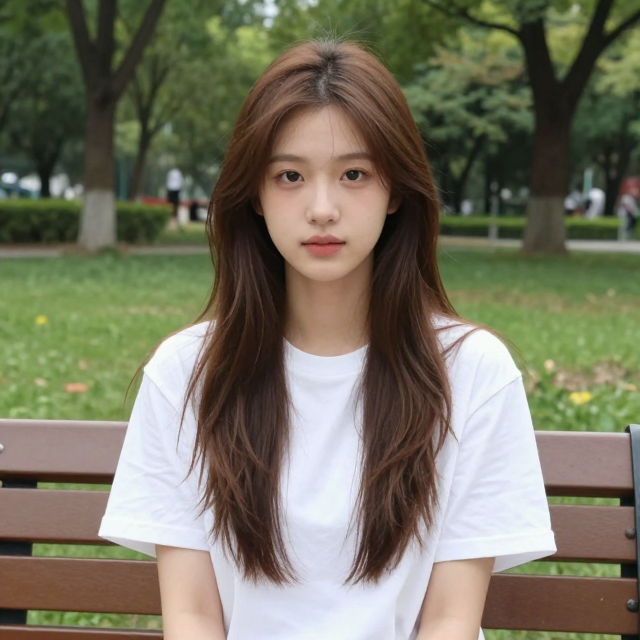
#> input picture data/char_pixel_samples/_source.png, 640 x 640 px
$ python -i refnorm.py   (imports and definitions only)
#> lines starting #> are read from the running program, lines starting #| are printed output that depends on the picture; after the words box and inside, x2 and y2 are one past the last pixel; in counts of white or black regions, pixels touching at a corner belong together
#> further down, picture is the input picture: PIL image 640x640 RGB; mean R, G, B 119.4, 116.8, 97.7
"""参考图规范化（移植自 h3-character-studio 的 normalize-master 流程）。

为什么需要：参考图来自各处——截图、相机照片、别的工具导出——画幅、留白、
主体位置全不一样。直接送进编辑底座会有两个问题：

1. 模型按参考图构图：主体在画面角落，生成结果也偏向角落；主体顶天立地，
   生成时容易裁头裁脚。
2. 同一角色换参考图重跑，画幅变了，输出尺寸和构图跟着漂。

规范化做三件事：裁到主体包围盒 → 铺到方形画布（边长 16 对齐）→ 主体底部
对齐到统一基线。之后所有参考图共享同一套几何，重跑结果才可比。
"""
from __future__ import annotations

from typing import Any, Dict, Tuple

import numpy as np
from PIL import Image


def _subject_box(img: Image.Image, tol: int = 24) -> Tuple[int, int, int, int]:
    """主体包围盒：有 alpha 用 alpha；没有就按四角底色做颜色键。

    与 matte 的连通域洪泛不同，这里只需要包围盒，不需要精确掩码——
    便宜很多，也足够支撑裁切与对齐。
    """
#> called with tol = 24
    rgba = img.convert("RGBA")
    arr = np.asarray(rgba)
    alpha = arr[:, :, 3]
#> alpha: shape (640, 640); every value is 255
    if (alpha < 8).any():
        kept = alpha >= 8
        if kept.any():
            ys, xs = np.where(kept)
            return int(xs.min()), int(ys.min()), int(xs.max()) + 1, int(ys.max()) + 1
    # 无透明：四角取底色，颜色距离超过容差的算主体
    h, w = arr.shape[:2]
#> h = 640; w = 640
    corners = np.array([arr[0, 0, :3], arr[0, w - 1, :3],
                        arr[h - 1, 0, :3], arr[h - 1, w - 1, :3]], dtype=np.int16)
#> corners = [[44, 61, 38], [86, 101, 59], [101, 59, 37], [16, 23, 24]]
    bg = np.median(corners, axis=0)
#> bg = [65, 60, 37.5]
    dist = np.abs(arr[:, :, :3].astype(np.int16) - bg).sum(axis=2)
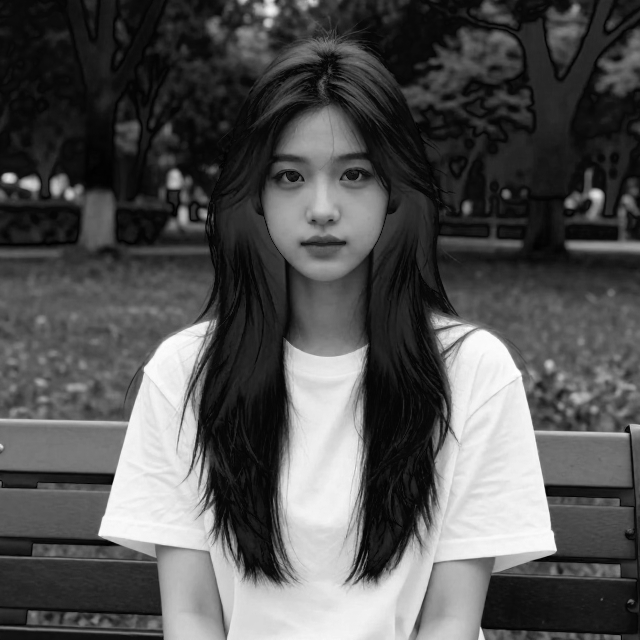
#> dist: shape (640, 640) float64; min 2.5, max 594.5, mean 196.5; drawn with min black and max white
    mask = dist > tol
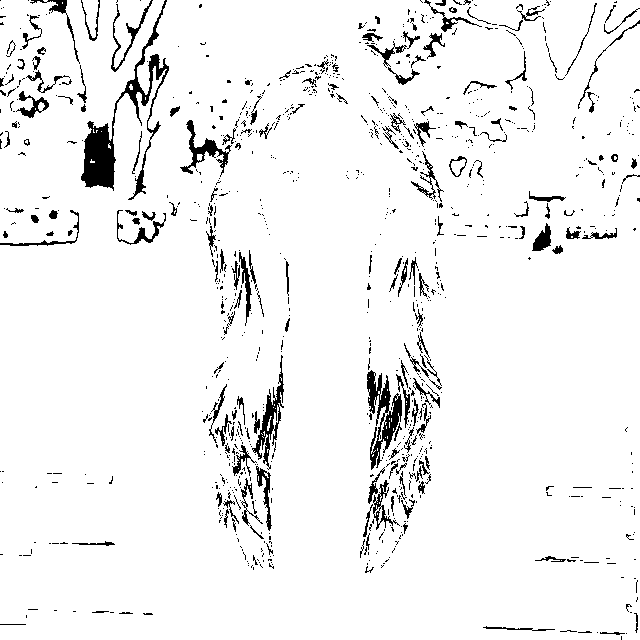
#> mask: shape (640, 640) bool; 94.5% white; 1025 black regions (844 under 20 px), largest, box (x1, y1, x2, y2) and area: (81, 0, 169, 200) 3135, (367, 370, 402, 470) 1445, (252, 355, 284, 470) 910
    if not mask.any():
        return 0, 0, w, h
    ys, xs = np.where(mask)
    return int(xs.min()), int(ys.min()), int(xs.max()) + 1, int(ys.max()) + 1


def normalize_ref(
    img: Image.Image,
    *,
    tolerance: int = 24,
    pad_ratio: float = 0.06,
    baseline: float = 0.94,
    size: int = 0,
) -> Tuple[Image.Image, Dict[str, Any]]:
    """裁主体 → 方形画布 → 底部对齐基线。

    pad_ratio：主体四周留白占比（相对画布边长）。
    baseline：主体底部落在画布的哪个高度比例（0.94 = 底部留 6%）。
    size：目标边长；0 = 按主体自动取（最长边 / (1-2*pad) 向上取整到 16）。
    背景：能读到统一底色就填底色（编辑底座转 RGB 时透明会变黑，不能留透明），
    否则填中性灰 #808080（与生成默认底色一致，见 backdrop.py）。
    """
    rgba = img.convert("RGBA")
    x0, y0, x1, y1 = _subject_box(rgba, tol=tolerance)
#> x0 = 0; y0 = 0; x1 = 640; y1 = 640
    subject = rgba.crop((x0, y0, x1, y1))
    sw, sh = subject.size
#> sw = 640; sh = 640
    if sw < 1 or sh < 1:
        raise ValueError("参考图里没有可识别的主体（整幅都被判为背景）")

    side = int(size) if size else int(np.ceil(max(sw, sh) / max(0.2, 1 - 2 * pad_ratio)))
#> side = 728
    side = max(64, (side + 15) // 16 * 16)
#> side = 736
    inner = side * (1 - 2 * pad_ratio)
#> inner = 647.7
    scale = min(inner / sw, inner / sh)
#> scale = 1.01
    nw, nh = max(1, int(round(sw * scale))), max(1, int(round(sh * scale)))
#> nw = 648; nh = 648
    scaled = subject.resize((nw, nh), Image.LANCZOS)

    # 背景判定：原始四角是否一致（差值 <12 视为统一底色）
    src = np.asarray(rgba)
    h_, w_ = src.shape[:2]
#> h_ = 640; w_ = 640
    cs = np.array([src[0, 0, :3], src[0, w_ - 1, :3],
                   src[h_ - 1, 0, :3], src[h_ - 1, w_ - 1, :3]], dtype=np.int16)
#> cs has the same summary as corners in _subject_box
    uniform = bool(np.abs(cs - np.median(cs, axis=0)).max() <= 12)
#> uniform = False
    bg = tuple(int(v) for v in np.median(cs, axis=0)) if uniform else (128, 128, 128)
#> bg = (128, 128, 128)

    canvas = Image.new("RGBA", (side, side), (*bg, 255))
    # 水平居中；底部对齐到 baseline（主体底边落在 side*baseline）
    x = (side - nw) // 2
#> x = 44
    y = max(0, int(round(side * baseline)) - nh)
#> y = 44
    canvas.alpha_composite(scaled, (x, y))
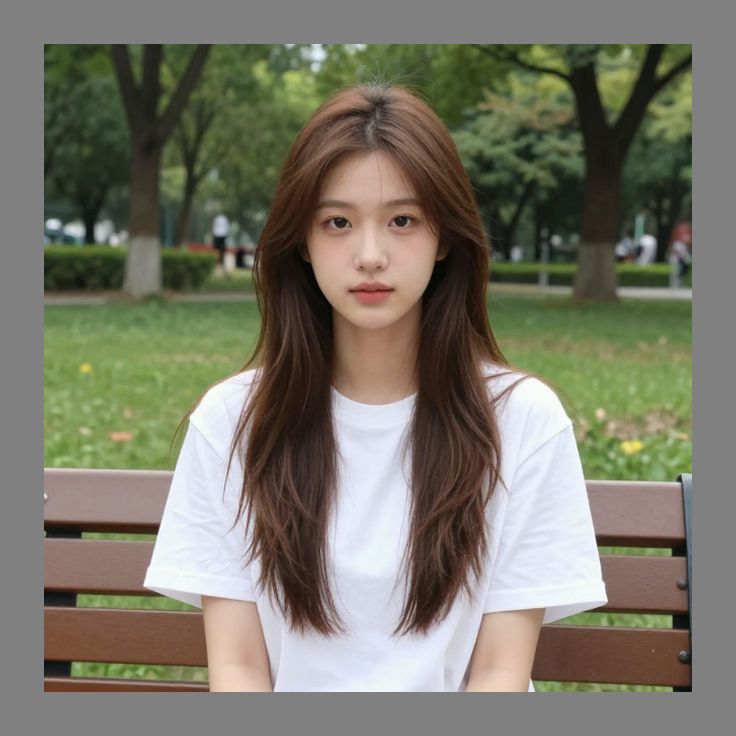
#> canvas: PIL image 736x736 RGBA; mean R, G, B, A 121.3, 119.3, 104.5, 255

    meta = {
        "pipeline": "refnorm",
        "sourceSize": [img.width, img.height],
        "subjectBox": [x0, y0, x1, y1],
        "subjectSize": [sw, sh],
        "canvas": [side, side],
        "scale": round(scale, 4),
        "background": "#%02X%02X%02X" % bg,
        "backgroundDetected": uniform,
        "baseline": baseline,
        "padRatio": pad_ratio,
    }
    return canvas.convert("RGB"), meta

>>> from PIL import Image
>>> picture = Image.open('../../../data/char_pixel_samples/_source.png')
>>> result = normalize_ref(picture)

$ run again, on data/char_pixel_samples/fine.png
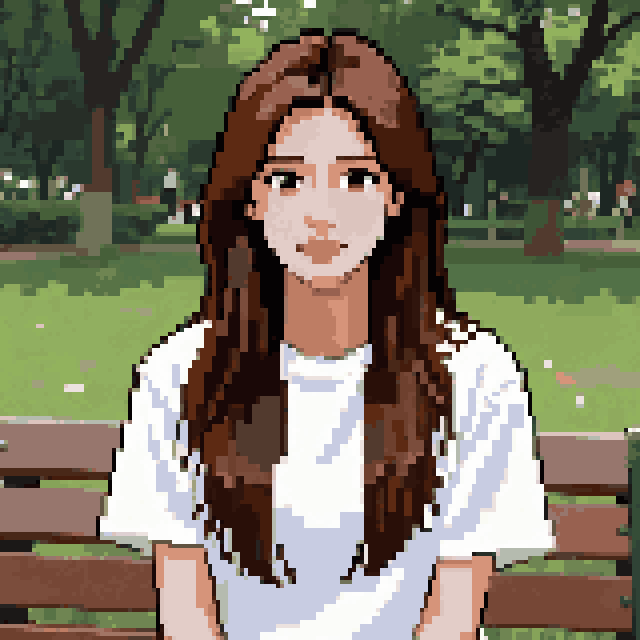
#> input picture data/char_pixel_samples/fine.png, 640 x 640 px
#> picture is the input picture: PIL image 640x640 RGBA; mean R, G, B, A 119.8, 114.9, 94.8, 255
#> alpha: shape (640, 640); every value is 255
#> corners = [[39, 46, 39], [62, 84, 54], [110, 64, 46], [48, 67, 54]]
#> in _subject_box, `bg = np.median(corners, axis=0)`: bg = [55, 65.5, 50]
#> in _subject_box, `mask = dist > tol`:
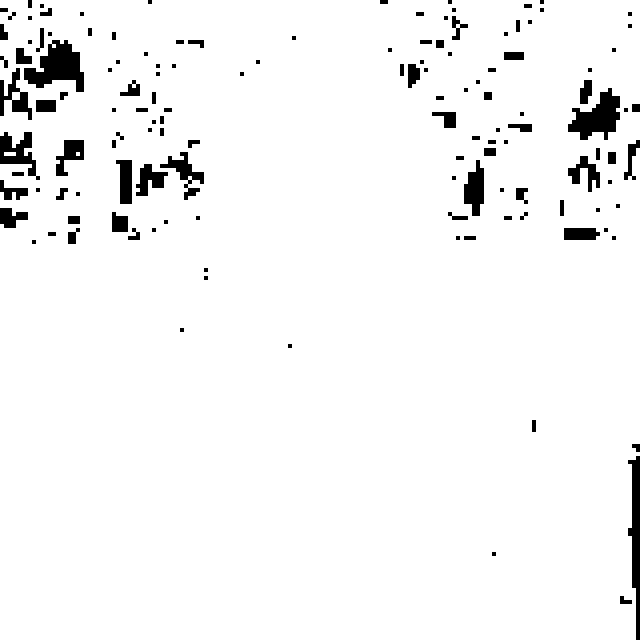
#> mask: shape (640, 640) bool; 95.9% white; 135 black regions (58 under 20 px), largest, box (x1, y1, x2, y2) and area: (24, 40, 84, 92) 1728, (568, 88, 620, 140) 1472, (628, 456, 640, 640) 1296
#> x0 = 0; x1 = 640
#> cs has the same summary as corners in _subject_box
#> uniform = False
#> in normalize_ref, `bg = tuple(int(v) for v in np.median(cs, axis=0)) if uniform else (128..`: bg = (128, 128, 128)
#> in normalize_ref, `canvas.alpha_composite(scaled, (x, y))`:
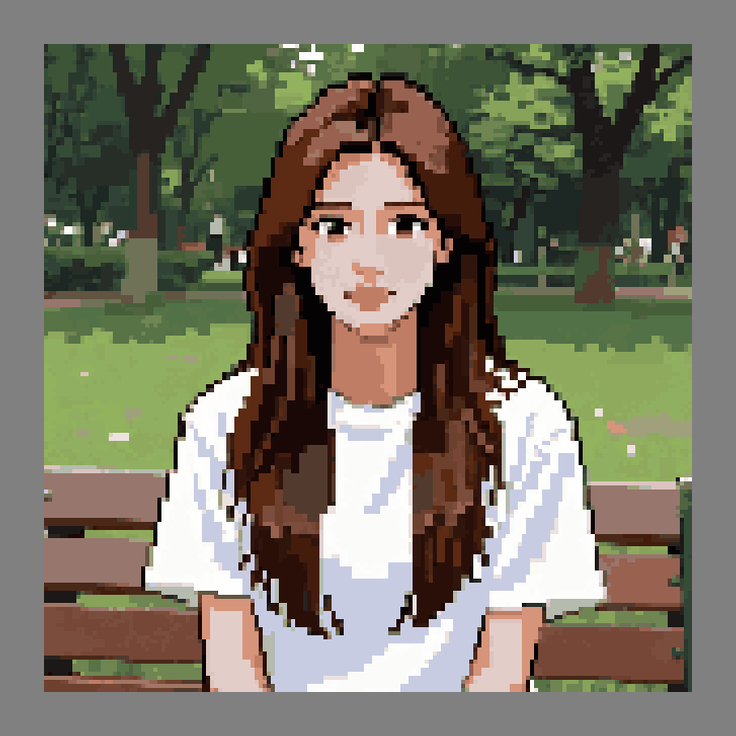
#> canvas: PIL image 736x736 RGBA; mean R, G, B, A 121.6, 117.9, 102.3, 255
